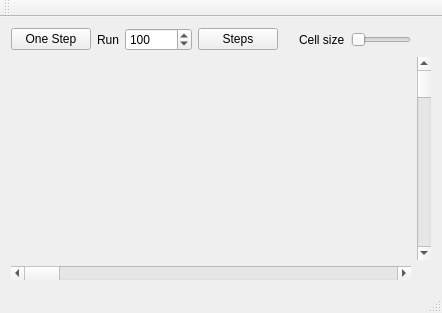
<?xml version="1.0" encoding="UTF-8"?>
<ui version="4.0">
 <class>MainWindow</class>
 <widget class="QMainWindow" name="MainWindow">
  <property name="geometry">
   <rect>
    <x>0</x>
    <y>0</y>
    <width>442</width>
    <height>313</height>
   </rect>
  </property>
  <property name="windowTitle">
   <string>MainWindow</string>
  </property>
  <widget class="QWidget" name="centralWidget">
   <property name="sizePolicy">
    <sizepolicy hsizetype="Maximum" vsizetype="Maximum">
     <horstretch>0</horstretch>
     <verstretch>0</verstretch>
    </sizepolicy>
   </property>
   <layout class="QGridLayout" name="gridLayout_2">
    <item row="1" column="0">
     <layout class="QGridLayout" name="gridLayout"/>
    </item>
    <item row="2" column="0">
     <widget class="QScrollBar" name="horizontalScrollBar">
      <property name="orientation">
       <enum>Qt::Horizontal</enum>
      </property>
     </widget>
    </item>
    <item row="0" column="0">
     <layout class="QHBoxLayout" name="horizontalLayout_2">
      <item>
       <widget class="QPushButton" name="stepButton">
        <property name="text">
         <string>One Step</string>
        </property>
       </widget>
      </item>
      <item>
       <widget class="QLabel" name="label_2">
        <property name="text">
         <string>Run</string>
        </property>
       </widget>
      </item>
      <item>
       <widget class="QSpinBox" name="runSpinBox">
        <property name="minimum">
         <number>1</number>
        </property>
        <property name="maximum">
         <number>10000000</number>
        </property>
        <property name="value">
         <number>100</number>
        </property>
       </widget>
      </item>
      <item>
       <widget class="QPushButton" name="stepsButton">
        <property name="text">
         <string>Steps</string>
        </property>
       </widget>
      </item>
      <item>
       <spacer name="horizontalSpacer">
        <property name="orientation">
         <enum>Qt::Horizontal</enum>
        </property>
        <property name="sizeHint" stdset="0">
         <size>
          <width>40</width>
          <height>20</height>
         </size>
        </property>
       </spacer>
      </item>
      <item>
       <widget class="QLabel" name="label">
        <property name="text">
         <string>Cell size</string>
        </property>
       </widget>
      </item>
      <item>
       <widget class="QSlider" name="cellSlider">
        <property name="orientation">
         <enum>Qt::Horizontal</enum>
        </property>
       </widget>
      </item>
     </layout>
    </item>
    <item row="1" column="1">
     <widget class="QScrollBar" name="verticalScrollBar">
      <property name="orientation">
       <enum>Qt::Vertical</enum>
      </property>
     </widget>
    </item>
   </layout>
  </widget>
  <widget class="QMenuBar" name="menuBar">
   <property name="geometry">
    <rect>
     <x>0</x>
     <y>0</y>
     <width>442</width>
     <height>29</height>
    </rect>
   </property>
  </widget>
  <widget class="QToolBar" name="mainToolBar">
   <attribute name="toolBarArea">
    <enum>TopToolBarArea</enum>
   </attribute>
   <attribute name="toolBarBreak">
    <bool>false</bool>
   </attribute>
  </widget>
  <widget class="QStatusBar" name="statusBar"/>
 </widget>
 <layoutdefault spacing="6" margin="11"/>
 <resources/>
 <connections/>
</ui>
